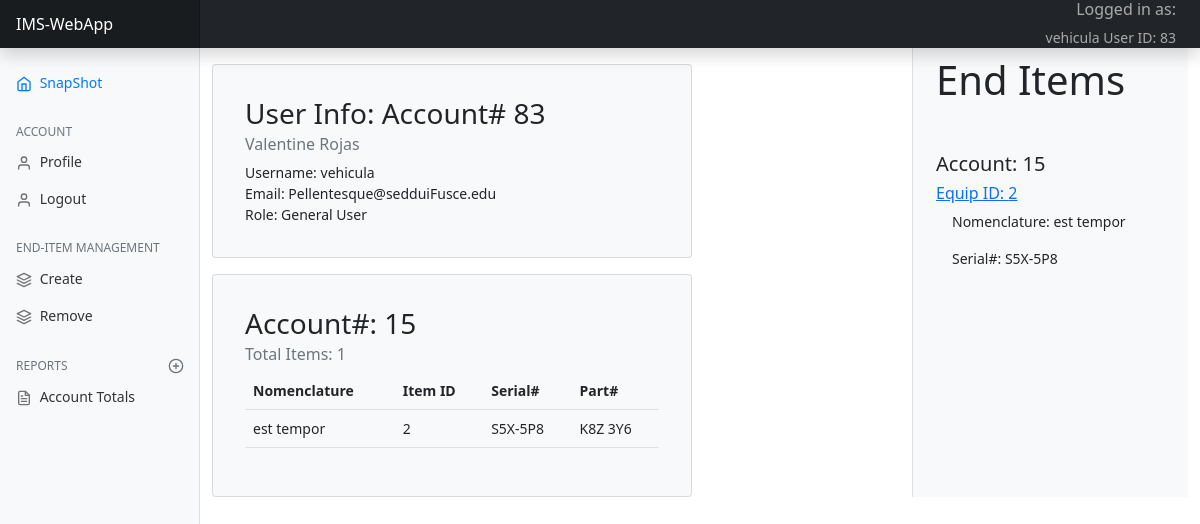
The page /home/ (signed in) on the database as committed earlier.
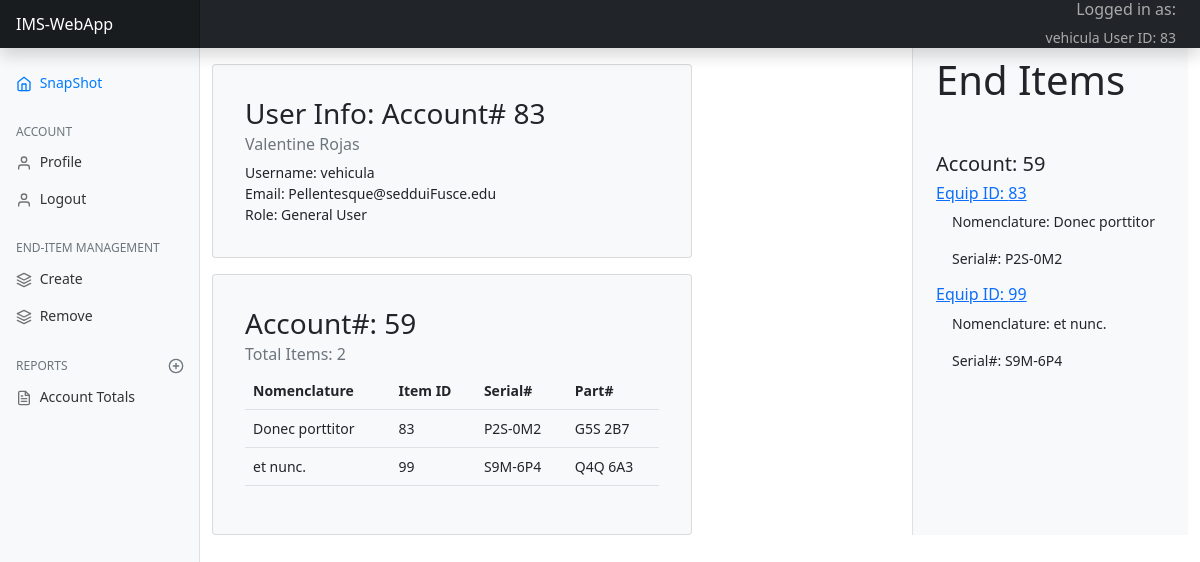
The same page on the database as committed later.
### ims/models.py (models this page shows, shortened)
class EndItem(models.Model):
    end_item_id = models.AutoField(primary_key=True)
    nomenclature = models.CharField(max_length=45)
    part_number = models.CharField(max_length=45)
    serial_number = models.CharField(max_length=45)
    end_item_account_number = models.ForeignKey(EqAccount, on_delete=models.CASCADE, null=True, blank=True)
    status = models.IntegerField

### ims/views.py (the view)
# urls.py: 2. Add a URL to urlpatterns:  path('', views.home, name='home')
@login_required(login_url='login')
def home(request):
    current_user = request.user
    user_id = current_user.pk
    eq_acct = get_eq_acct(user_id)
    end_items = get_end_items(eq_acct)
    title = "Home"
    total_items = 0
    for item in end_items:
        total_items += 1
    print('ims.views.home: ', eq_acct)
    context = {'total_items': total_items, 'title': title,'current_user': current_user, 'user_id': user_id, 'eq_acct': eq_acct, 'end_items': end_items}
    return render(request, 'ims/home.html', context)

### account/models.py (called while the page is built)
    def __str__(self):
        return self.email

### ims/views.py (called while the page is built)
def get_eq_acct(user_id):
    eq_acct = EqAccount.objects.values_list('eq_account_number', flat=True).filter(eq_account_custodian_id=user_id).first()
    return eq_acct

def get_end_items(eq_acct):
    end_items = EndItem.objects.filter(end_item_account_number=eq_acct)
    return end_items

### ims/templates/ims/home.html
{% extends "ims/ims_base.html" %}
{% block content %}
    <div class="card bg-light p-3 mt-3" style="width: 30rem;">
        <div class="card-body">
            <h3 class="card-title">User Info: Account# {{ user.pk }}</h3>
            <h6 class="card-subtitle mb-2 text-muted">{{ user.first_name }} {{ user.last_name }}</h6>
            <p class="card-text">Username: {{ user.username }}<br>
            Email: {{ user }}<br>
            {% if user.is_admin %}
                Role: Admin
            {% else %}
                Role: General User
            {% endif %}
            </p>
        </div>
    </div>
    <div class="card bg-light p-3 mt-3"   style="width: 30rem;">
        <div class="card-body">
            <h3 class="card-title">Account#: {{ eq_acct }}</h3>
            <h6 class="card-subtitle mb-2 text-muted">Total Items: {{ total_items }}</h6>
            <table class="table">
                <tr class="p-3">
                    <th>Nomenclature</th>
                    <th>Item ID</th>
                    <th>Serial#</th>
                    <th>Part#</th>
                </tr class="p-3">
                {% for item in end_items %}
                    <tr class="p-2">
                        <td>{{ item.nomenclature }}</td>
                        <td>{{ item.pk }}</td>
                        <td>{{ item.serial_number }}</td>
                        <td>{{ item.part_number }}</td>
                    </tr>
                {% endfor %}
            </table>
        </div>
    </div>
{% endblock %}

### ims/templates/ims/ims_base.html (shortened to what the changed rows need)
{% load static %}
<!doctype html>
<html lang="en">
  <head>
    <link href="https://getbootstrap.com/docs/5.0/dist/css/bootstrap.min.css" rel="stylesheet">
    <link href="https://getbootstrap.com/docs/5.0/examples/dashboard/dashboard.css" rel="stylesheet">
    <link rel="stylesheet" href="{% static 'ims_main.css' %}">
  </head>
<body>
    <div class="container-fluid">
        <div class="row">
            <div id="page-content" class="col-md-6 col-lg-7 col-sm-8">
            {% block content %} {% endblock %}
            </div>
            <div class="col-md-3 col-lg-3 col-sm-4">
                <div class="container right-side">
                    <h1 class="pt-2 mb-5">End Items</h1>
                    <h5 class="acct_id" id="{{ eq_acct }}">Account: {{ eq_acct }}</h5>
                    {% for item in end_items %}
                        <a id="{{ item.end_item_id }}" href="{% url 'updateItem' item.end_item_id %}"><h6>Equip ID: {{ item.end_item_id }}</h6></a>
                        <p class="ps-3">Nomenclature: {{ item.nomenclature }}</p>
                        <p class="ps-3">Serial#: {{ item.serial_number }}</p>
                    {% endfor %}
                </div>
            </div>
        </div>
    </div>
</body>
</html>

Rows that differ between the two databases and show on the page:
removed EndItem: nomenclature "est tempor", pk "2", serial_number "S5X-5P8", part_number "K8Z 3Y6", end_item_id "2"
now on this page (row unchanged): EndItem: nomenclature "Donec porttitor", pk "83", serial_number "P2S-0M2", part_number "G5S 2B7", end_item_id "83"
now on this page (row unchanged): EndItem: nomenclature "et nunc.", pk "99", serial_number "S9M-6P4", part_number "Q4Q 6A3", end_item_id "99"
Other text that changed with them:
{{ eq_acct }}: "15" → "59"
{{ total_items }}: "1" → "2"
